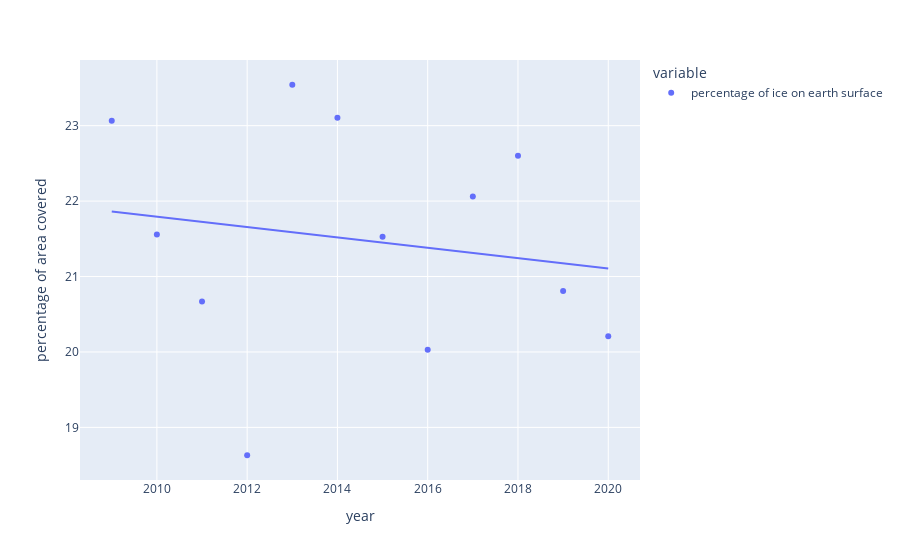

Notebook cell for this chart:
### Code cell
fig = px.scatter(df4,x='year',y=['percentage of ice on earth surface'],labels={"value":"percentage of area covered "}, trendline="ols")
fig.show()

### Figure 1 — Plotly figure (JSON) as saved in the notebook; plotly's stock layout.template omitted (floating-point values rounded to 4 significant figures)
{"data": [{"hovertemplate": "variable=percentage of ice on earth surface<br>year=%{x}<br>percentage of area covered =%{y}<extra></extra>", "legendgroup": "percentage of ice on earth surface", "marker": {"color": "#636efa", "symbol": "circle"}, "mode": "markers", "name": "percentage of ice on earth surface", "orientation": "v", "showlegend": true, "type": "scatter", "x": [2009, 2010, 2011, 2012, 2013, 2014, 2015, 2016, 2017, 2018, 2019, 2020], "xaxis": "x", "y": [23.07, 21.56, 20.67, 18.63, 23.54, 23.11, 21.53, 20.03, 22.06, 22.6, 20.81, 20.21], "yaxis": "y"}, {"hovertemplate": "<b>OLS trendline</b><br>value = -0.0686161 * year + 159.711<br>R<sup>2</sup>=0.028091<br><br>variable=percentage of ice on earth surface<br>year=%{x}<br>percentage of area covered =%{y} <b>(trend)</b><extra></extra>", "legendgroup": "percentage of ice on earth surface", "marker": {"color": "#636efa", "symbol": "circle"}, "mode": "lines", "name": "percentage of ice on earth surface", "showlegend": false, "type": "scatter", "x": [2009, 2010, 2011, 2012, 2013, 2014, 2015, 2016, 2017, 2018, 2019, 2020], "xaxis": "x", "y": [21.86, 21.79, 21.72, 21.66, 21.59, 21.52, 21.45, 21.38, 21.31, 21.24, 21.17, 21.11], "yaxis": "y"}], "layout": {"legend": {"title": {"text": "variable"}, "tracegroupgap": 0}, "margin": {"t": 60}, "xaxis": {"anchor": "y", "domain": [0, 1], "title": {"text": "year"}}, "yaxis": {"anchor": "x", "domain": [0, 1], "title": {"text": "percentage of area covered "}}}}
